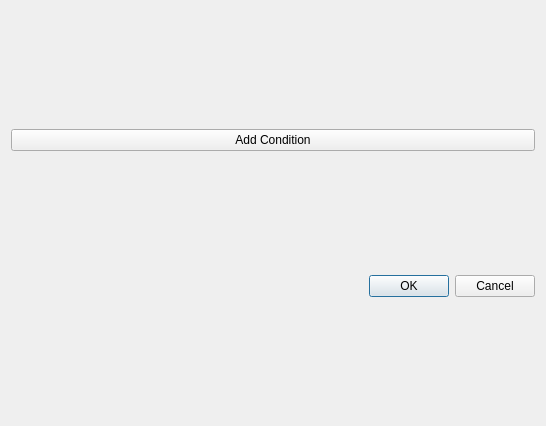
<?xml version="1.0" encoding="UTF-8"?>
<ui version="4.0">
 <class>QueryDialog</class>
 <widget class="QDialog" name="QueryDialog">
  <property name="geometry">
   <rect>
    <x>0</x>
    <y>0</y>
    <width>546</width>
    <height>426</height>
   </rect>
  </property>
  <property name="windowTitle">
   <string>Search...</string>
  </property>
  <layout class="QVBoxLayout" name="verticalLayout_3">
   <item>
    <layout class="QVBoxLayout" name="verticalLayout_2"/>
   </item>
   <item>
    <widget class="QPushButton" name="pushButton">
     <property name="text">
      <string>Add Condition</string>
     </property>
    </widget>
   </item>
   <item>
    <widget class="QDialogButtonBox" name="buttonBox">
     <property name="orientation">
      <enum>Qt::Horizontal</enum>
     </property>
     <property name="standardButtons">
      <set>QDialogButtonBox::Cancel|QDialogButtonBox::Ok</set>
     </property>
    </widget>
   </item>
  </layout>
 </widget>
 <resources/>
 <connections>
  <connection>
   <sender>buttonBox</sender>
   <signal>accepted()</signal>
   <receiver>QueryDialog</receiver>
   <slot>accept()</slot>
   <hints>
    <hint type="sourcelabel">
     <x>248</x>
     <y>254</y>
    </hint>
    <hint type="destinationlabel">
     <x>157</x>
     <y>274</y>
    </hint>
   </hints>
  </connection>
  <connection>
   <sender>buttonBox</sender>
   <signal>rejected()</signal>
   <receiver>QueryDialog</receiver>
   <slot>reject()</slot>
   <hints>
    <hint type="sourcelabel">
     <x>316</x>
     <y>260</y>
    </hint>
    <hint type="destinationlabel">
     <x>286</x>
     <y>274</y>
    </hint>
   </hints>
  </connection>
 </connections>
</ui>
